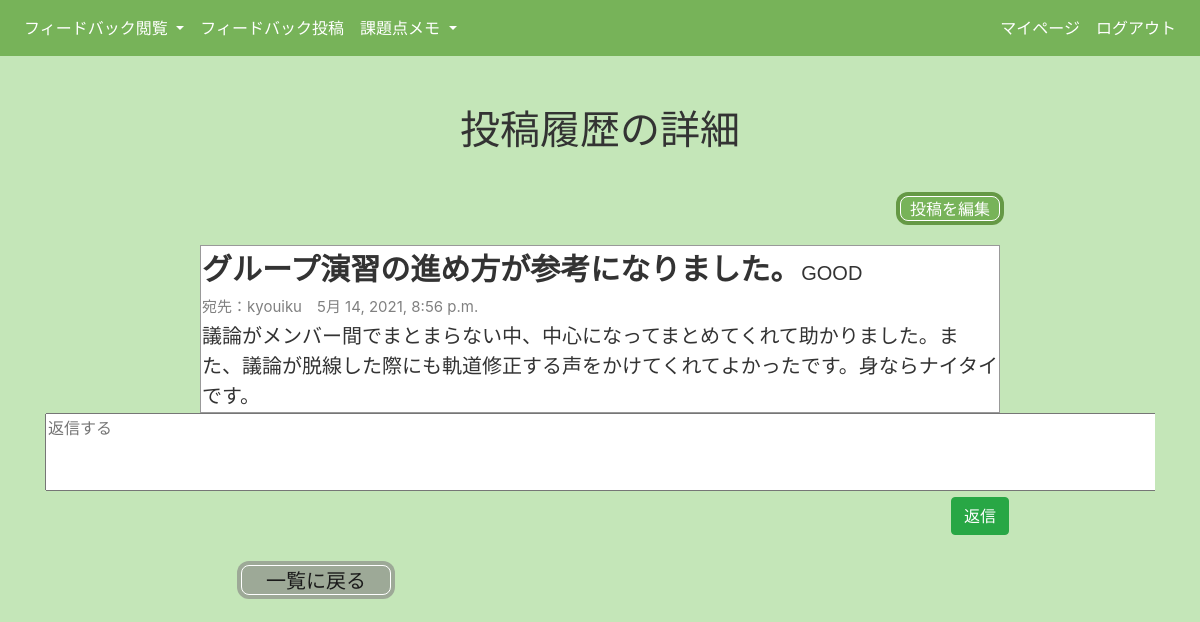
Page /feedback/history_detail/45/ (signed in) on the committed database.
### feedback/models.py (models this page shows, shortened)
class Feedback(models.Model):
    CHOICES = (
        ("0", "GOOD"),
        ("1", "MORE"),
        ("2", "その他"),
    )
    title = models.CharField('題名', max_length=50, blank=False)
    user_id = models.ForeignKey(CustomUser,verbose_name='宛名',on_delete=models.CASCADE)
    content = models.TextField('内容', max_length=500, blank=False)
    created_at = models.DateTimeField('作成日時', auto_now_add=True)
    updated_at = models.DateTimeField('更新日時',auto_now=True)
    sender = models.CharField('送信者', max_length=50, blank=False)
    anonymous = models.BooleanField('匿名投稿',default=False)
    category = models.CharField("カテゴリ", max_length=20, choices=CHOICES, blank=False)

### login/models.py (models this page shows)
class CustomUser(AbstractUser):
    age = models.IntegerField(null=True)

### feedback/views.py (the view, shortened to what this page needs)
# urls.py: path('history_detail/<int:pk>/', views.FeedbackHistoryDetailView.as_view(), name='history_detail'), #pk問題ok
class FeedbackHistoryDetailView(LoginRequiredMixin,generic.FormView):
    model = Feedback
    template_name="feedback/feedback_history_detail.html"
    form_class = ReplyForm
    def get_context_data(self, **kwargs):
        context = super().get_context_data(**kwargs)
        context.update({
            'feedback': Feedback.objects.filter(sender = self.request.user).filter(id=self.kwargs['pk']),
            'reply': Reply.objects.filter(feedback_id__id=self.kwargs['pk']),
            'feedback_count': Feedback.objects.filter(sender = self.request.user).filter(id=self.kwargs['pk']).count(),
        })
        return context

### feedback/forms.py
class ReplyForm(forms.ModelForm):
    class Meta:
        model = Reply
        exclude = ('created','feedback_id','replyer')

### feedback/templates/feedback/feedback_history_detail.html (shortened to what this page needs)
{% extends 'base.html' %}
{% block content %}
{% if feedback_count == 0 %}
<h1>データがありません</h1>
{% else %}
<div class="container">
<div class="text-center">
<h1>投稿履歴の詳細</h1>
<div class="row">
    <div class="col-xs-9 col-ms-9 col-md-9 col-lg-9"></div>
    <div class="col-xs-3 col-ms-3 col-md-3 col-lg-3">
    {% for object in feedback %}
        <div class="detail_updatelink"><a href="{% url 'feedback:update' pk=object.id %}" >投稿を編集</a></div>
    {% endfor %}
    </div>
</div>
<br>
{% for object in feedback %}
<div class="table-responsive">
    <table align="center" class="detail_box">
        <tbody>
        <tr>
            <td align="left"><span  class="detail_title">{{ object.title }}</span>　<span  class="detail_category">{{ object.get_category_display}}</span></td>
        </tr>
        <tr>
            <td align="left"><span class="detail_thin">宛先：{{ object.user_id }}　{{ object.created_at }}</span></td>
        </tr>
        <tr>
            <td align="left" class="detail_text">{{ object.content }}</td>
        </tr>
    </tbody>
</table>
</div>
{% endfor %}
<form name ="form_history" class="ui form" action="" method="POST">
    <div class="table-responsive">
        {{form.reply_content}}
    </div>
    <div class="row">
        <div class="col-xs-2 col-ms-2 col-md-2 col-lg-2"></div>
        <div class="col-xs-8 col-ms-8 col-md-8 col-lg-6">
        </div>
        <div class="col-xs-2 col-ms-2 col-md-2 col-lg-4"><div class="detail_btn"><button type="submit" class="btn btn-success">返信</button></div></div>
    </div>
</form>
{% endif%}
</div>
<br>
<div class="row">
    <div class="col-xs-2 col-ms-2 col-md-2 col-lg-2"></div>
    <div class="col-xs-10 col-ms-10 col-md-10 col-lg-10"><div class="detail_listlink"><a href="{% url 'feedback:history' %}">一覧に戻る</a></div></div>
</div>
</div>
{%endblock%}

### static/style.css (style rules this page uses)
body { background-color: #c4e6b8; color: #333333; }
h1 { text-align: center; padding-top: 50px; padding-bottom: 30px; }
table { margin-left: auto; margin-right: auto; }
.detail_box { width: 800px; padding: 20px; border: solid 1px #999999; background: #ffffff; }
.detail_title { font-family: sans-serif; font-size: 30px; font-weight: bold; }
.detail_category { font-family: sans-serif; font-size: 20px; }
.detail_thin { font-family: sans-serif; font-size:15px; color: #808080; }
.detail_text { font-family: sans-serif; font-size: 20px; }
.detail_listlink a { width:150px; height:30px; margin: 6px; text-align: center; line-height:30px; display:block; text-decoration: none; background: #9da997; text-align:center; border:1px solid #FFFFFF; color:#1a1a1a; font-size:20px; font-family: sans-serif; border-radius:8px; -webkit-border-radius:8px; -moz-border-radius:8px; box-shadow:0px 0px 0px 4px #9da997 ; transition: all 0.5s ease; }
.detail_updatelink a { width:100px; height:25px; text-align: center; line-height:25px; display:block; margin-top: 4px; text-decoration: none; background:#77b359; text-align:center; border:1px solid #FFFFFF; color:#FFFFFF; font: size 15;px; font-family: sans-serif; border-radius:8px; -webkit-border-radius:8px; -moz-border-radius:8px; box-shadow:0px 0px 0px 4px #659945 ; transition: all 0.5s ease; }

### rows in the picture
Feedback: title "グループ演習の進め方が参考になりました。", category "GOOD", user_id "kyouiku", created_at "5月 14, 2021, 8:56 p.m.", content "議論がメンバー間でまとまらない中、中心になってまとめてくれて助かりました。また、議論が脱線した際にも軌道修正する声をかけてくれてよかったです。身ならナイタイです。"
